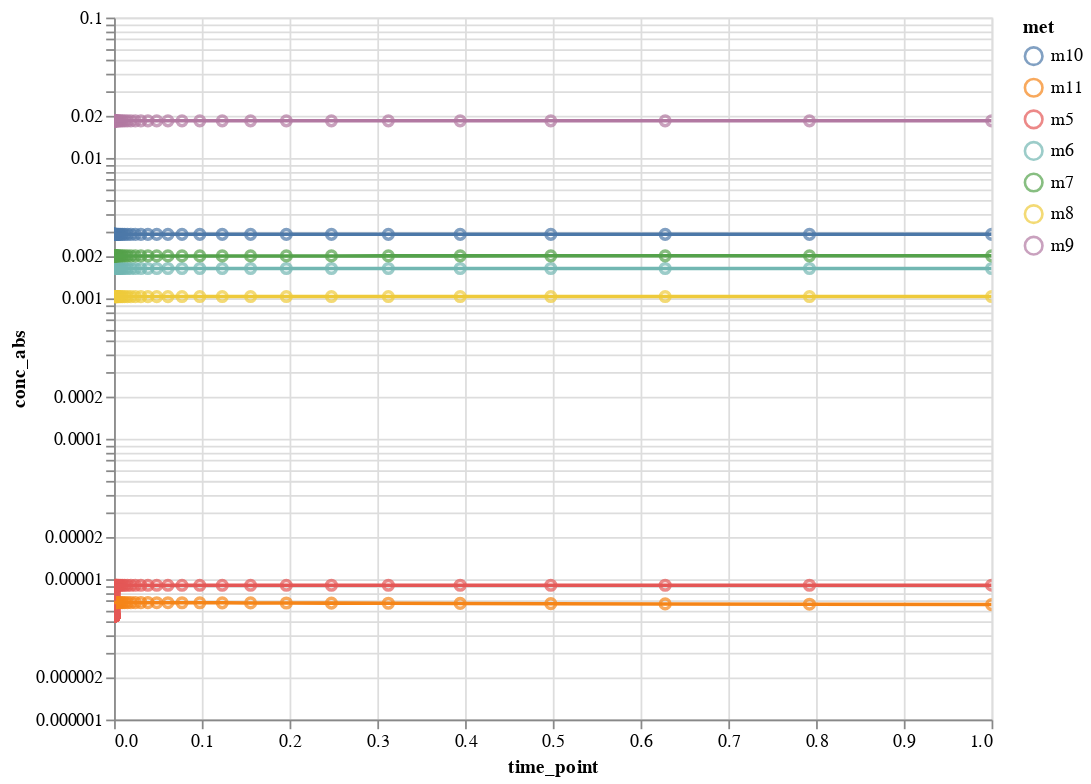

The cell this chart's notebook holds for it:
### Markdown cell above
#### Plot results for a given model

### Code cell
plot_model_interactive(conc, model_i=2, quant_type='conc_abs',
                       selected_data=met_names, x_scale='linear',
                       y_scale='log', x_lim=[0,1], y_lim=None)

### Figure 1 — Vega-Lite specification as saved in the notebook (floating-point values rounded to 4 significant figures; data arrays with more than 128 entries replaced by an {"elided": "..."} marker saying what was removed)
{"config": {"view": {"continuousWidth": 400, "continuousHeight": 300}}, "layer": [{"data": {"name": "data-e44fec2b9fbe55a78e4125d96bc5e249"}, "mark": "point", "encoding": {"color": {"type": "nominal", "field": "met"}, "tooltip": [{"type": "nominal", "field": "met"}, {"type": "quantitative", "field": "conc_abs"}], "x": {"type": "quantitative", "field": "time_point", "scale": {"domain": [0, 1], "type": "linear"}}, "y": {"type": "quantitative", "field": "conc_abs", "scale": {"type": "log"}}}, "height": 400, "selection": {"selector001": {"type": "interval", "bind": "scales", "encodings": ["x", "y"]}}, "width": 500}, {"data": {"name": "data-e44fec2b9fbe55a78e4125d96bc5e249"}, "mark": "line", "encoding": {"color": {"type": "nominal", "field": "met"}, "tooltip": [{"type": "nominal", "field": "met"}, {"type": "quantitative", "field": "conc_abs"}], "x": {"type": "quantitative", "field": "time_point", "scale": {"domain": [0, 1], "type": "linear"}}, "y": {"type": "quantitative", "field": "conc_abs", "scale": {"type": "log"}}}, "height": 400, "width": 500}], "$schema": "https://vega.github.io/schema/vega-lite/v4.8.1.json", "datasets": {"data-e44fec2b9fbe55a78e4125d96bc5e249": {"elided": "700 records"}}}
